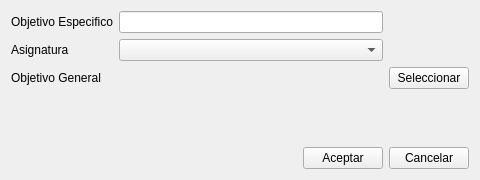
<?xml version="1.0" encoding="UTF-8"?>
<ui version="4.0">
 <class>Form</class>
 <widget class="QWidget" name="Form">
  <property name="geometry">
   <rect>
    <x>0</x>
    <y>0</y>
    <width>480</width>
    <height>180</height>
   </rect>
  </property>
  <property name="minimumSize">
   <size>
    <width>480</width>
    <height>180</height>
   </size>
  </property>
  <property name="windowTitle">
   <string>Agregar/Actualizar Objetivo</string>
  </property>
  <layout class="QVBoxLayout" name="verticalLayout_5">
   <item>
    <layout class="QVBoxLayout" name="verticalLayout_4">
     <item>
      <layout class="QGridLayout" name="gridLayout">
       <item row="0" column="0">
        <widget class="QLabel" name="label">
         <property name="text">
          <string>Objetivo Especifico</string>
         </property>
        </widget>
       </item>
       <item row="4" column="0">
        <widget class="QLabel" name="label_2">
         <property name="text">
          <string>Objetivo General</string>
         </property>
        </widget>
       </item>
       <item row="4" column="2">
        <widget class="QPushButton" name="selec_btn">
         <property name="text">
          <string>Seleccionar</string>
         </property>
        </widget>
       </item>
       <item row="0" column="1">
        <widget class="QLineEdit" name="obj_esp_text"/>
       </item>
       <item row="2" column="1">
        <widget class="QComboBox" name="asignatura_selec"/>
       </item>
       <item row="4" column="1">
        <widget class="QLabel" name="obj_gen_text">
         <property name="text">
          <string/>
         </property>
        </widget>
       </item>
       <item row="2" column="0">
        <widget class="QLabel" name="label_3">
         <property name="text">
          <string>Asignatura</string>
         </property>
        </widget>
       </item>
      </layout>
     </item>
     <item>
      <spacer name="verticalSpacer">
       <property name="orientation">
        <enum>Qt::Vertical</enum>
       </property>
       <property name="sizeHint" stdset="0">
        <size>
         <width>20</width>
         <height>40</height>
        </size>
       </property>
      </spacer>
     </item>
     <item>
      <layout class="QHBoxLayout" name="horizontalLayout_4">
       <item>
        <spacer name="horizontalSpacer">
         <property name="orientation">
          <enum>Qt::Horizontal</enum>
         </property>
         <property name="sizeHint" stdset="0">
          <size>
           <width>40</width>
           <height>20</height>
          </size>
         </property>
        </spacer>
       </item>
       <item>
        <widget class="QPushButton" name="aceptar_btn">
         <property name="text">
          <string>Aceptar</string>
         </property>
        </widget>
       </item>
       <item>
        <widget class="QPushButton" name="cancelar_btn">
         <property name="text">
          <string>Cancelar</string>
         </property>
        </widget>
       </item>
      </layout>
     </item>
    </layout>
   </item>
  </layout>
 </widget>
 <resources/>
 <connections/>
</ui>
